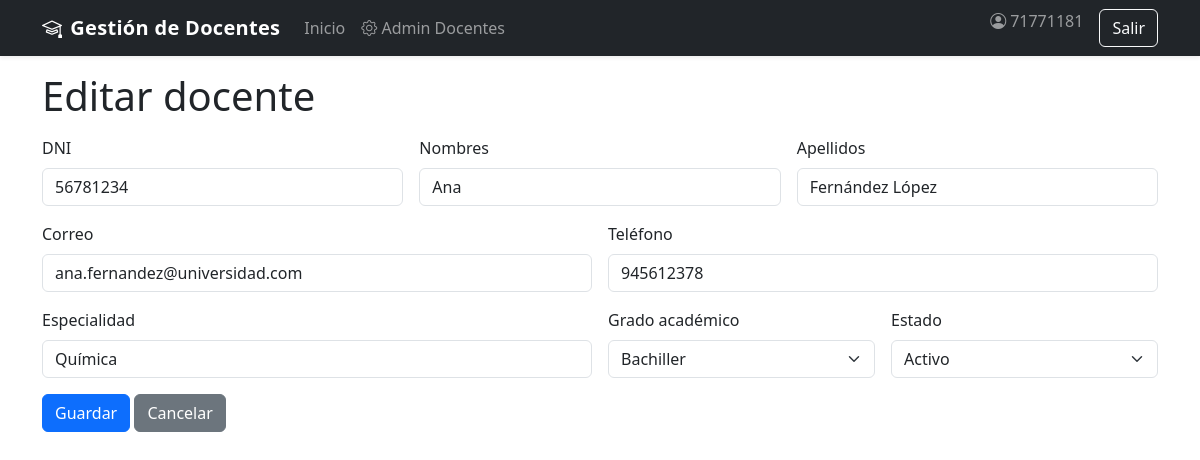
The page /index.php?c=docentes&a=editar&id=4 (signed in) on the database its author committed.
### tables this page shows
CREATE TABLE IF NOT EXISTS docentes (
    id_docente INT AUTO_INCREMENT PRIMARY KEY,
    dni VARCHAR(15) NOT NULL UNIQUE,
    nombres VARCHAR(100) NOT NULL,
    apellidos VARCHAR(100) NOT NULL,
    correo VARCHAR(100) UNIQUE,
    telefono VARCHAR(20),
    especialidad VARCHAR(100),
    grado_academico ENUM('Bachiller', 'Licenciado', 'Magister', 'Doctor') DEFAULT 'Licenciado',
    estado ENUM('Activo', 'Inactivo') DEFAULT 'Activo',
    fecha_registro TIMESTAMP DEFAULT CURRENT_TIMESTAMP
);

### src/library/Controller.php (called while the page is built, shortened)
<?php
abstract class Controller {
    protected function view(string $tpl, array $data = []): void {
        extract($data);
        $base = __DIR__ . '/../view/';
        $file = $base . $tpl . '.php';
        include $base . 'partials/header.php';
        include $file;
        include $base . 'partials/footer.php';
    }
}

### src/control/DocentesController.php (called while the page is built, shortened)
<?php
final class DocentesController extends Controller {
    public function editarAction(): void {
        $id = (int)($_GET['id'] ?? 0);
        $docente = Docente::uno($id);
        $this->view('docentes/form', compact('docente'));
    }
}

### index.php (called while the page is built, shortened)
<?php
require_once __DIR__ . '/src/library/Controller.php';
$a = strtolower($_GET['a'] ?? 'index');
$action = $a . 'Action';
try {
    $controller = new $controllerClass();
    $controller->$action();
} catch (Throwable $e) {
    http_response_code(500);
    $message = (defined('APP_DEBUG') && APP_DEBUG) ? $e->getMessage() : 'Ocurrió un error interno.';
    include __DIR__ . '/src/view/errors/500.php';
}

### src/model/Docente.php (called while the page is built, shortened)
<?php
final class Docente {
    public static function uno(int $id): ?array {
        $db = Conexion::connect();
        $st = $db->prepare('SELECT * FROM docentes WHERE id_docente = ?');
        $st->bind_param('i', $id);
        $st->execute();
        $res = $st->get_result();
        $row = $res ? $res->fetch_assoc() : null;
        return $row ?: null;
    }
}

### src/view/docentes/form.php (the view, shortened to what this page needs)
<?php $edit = isset($docente); ?>
<h1 class="mb-3"><?= $edit ? 'Editar' : 'Nuevo' ?> docente</h1>
<form method="post" action="<?= BASE_URL ?>index.php?c=docentes&a=<?= $edit ? 'actualizar' : 'guardar' ?>">
  <div class="row g-3">
    <div class="col-md-4">
      <label class="form-label">DNI</label>
      <input type="text" name="dni" class="form-control" required maxlength="15" value="<?= htmlspecialchars($docente['dni'] ?? '') ?>" />
    </div>
    <div class="col-md-4">
      <label class="form-label">Nombres</label>
      <input type="text" name="nombres" class="form-control" required value="<?= htmlspecialchars($docente['nombres'] ?? '') ?>" />
    </div>
    <div class="col-md-4">
      <label class="form-label">Apellidos</label>
      <input type="text" name="apellidos" class="form-control" required value="<?= htmlspecialchars($docente['apellidos'] ?? '') ?>" />
    </div>
    <div class="col-md-6">
      <label class="form-label">Correo</label>
      <input type="email" name="correo" class="form-control" value="<?= htmlspecialchars($docente['correo'] ?? '') ?>" />
    </div>
    <div class="col-md-6">
      <label class="form-label">Teléfono</label>
      <input type="text" name="telefono" class="form-control" value="<?= htmlspecialchars($docente['telefono'] ?? '') ?>" />
    </div>
    <div class="col-md-6">
      <label class="form-label">Especialidad</label>
      <input type="text" name="especialidad" class="form-control" value="<?= htmlspecialchars($docente['especialidad'] ?? '') ?>" />
    </div>
    <div class="col-md-3">
      <label class="form-label">Grado académico</label>
      <select name="grado_academico" class="form-select">
        <?php $grados = ['Bachiller','Licenciado','Magister','Doctor'];
        $sel = $docente['grado_academico'] ?? 'Licenciado';
        foreach ($grados as $g): ?>
          <option value="<?= $g ?>" <?= $sel===$g?'selected':'' ?>><?= $g ?></option>
        <?php endforeach; ?>
      </select>
    </div>
    <div class="col-md-3">
      <label class="form-label">Estado</label>
      <select name="estado" class="form-select">
        <?php $estados = ['Activo','Inactivo'];
        $selE = $docente['estado'] ?? 'Activo';
        foreach ($estados as $e): ?>
          <option value="<?= $e ?>" <?= $selE===$e?'selected':'' ?>><?= $e ?></option>
        <?php endforeach; ?>
      </select>
    </div>
    <div class="col-12">
      <button class="btn btn-primary">Guardar</button>
      <a class="btn btn-secondary" href="<?= BASE_URL ?>index.php?c=docentes&a=index">Cancelar</a>
    </div>
  </div>
</form>

### src/view/partials/header.php (style rules this page uses)
:root { --brand:#0d6efd; --brand-2:#6610f2; }
body { padding-top: 72px; }

### rows shown on the page
docentes: dni "56781234", nombres "Ana", apellidos "Fernández López", correo "ana.fernandez@universidad.com", telefono "945612378", especialidad "Química", grado_academico "Bachiller", estado "Activo"

### other values the page prints
$appName "Gestión de Docentes"
$usuario['usuario'] "71771181"
